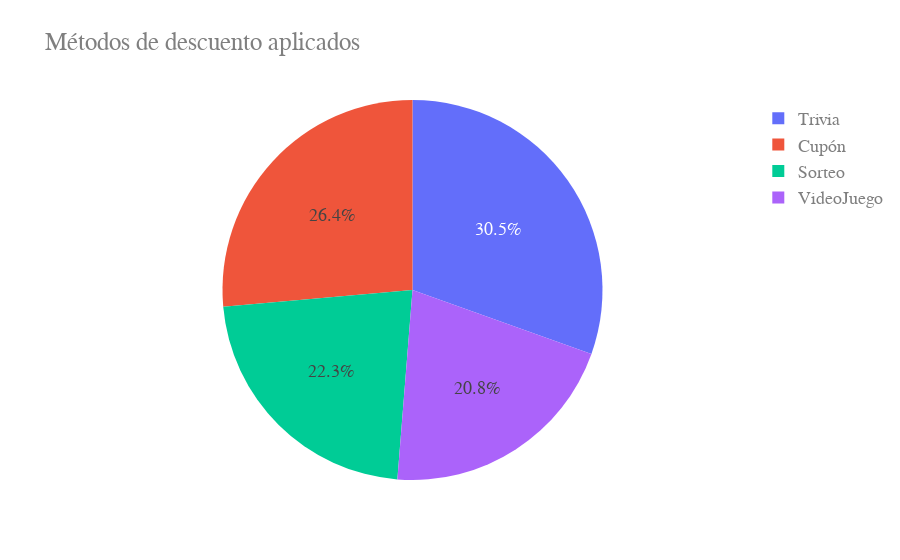
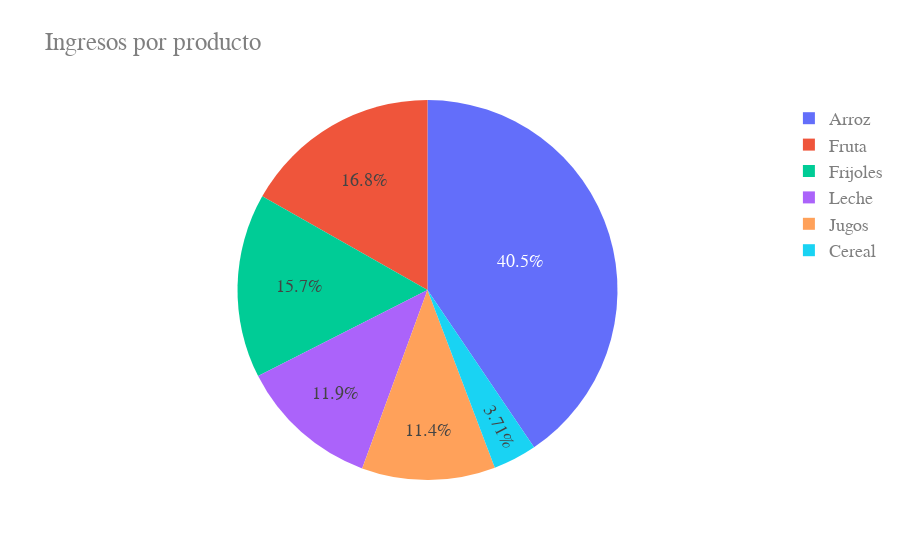
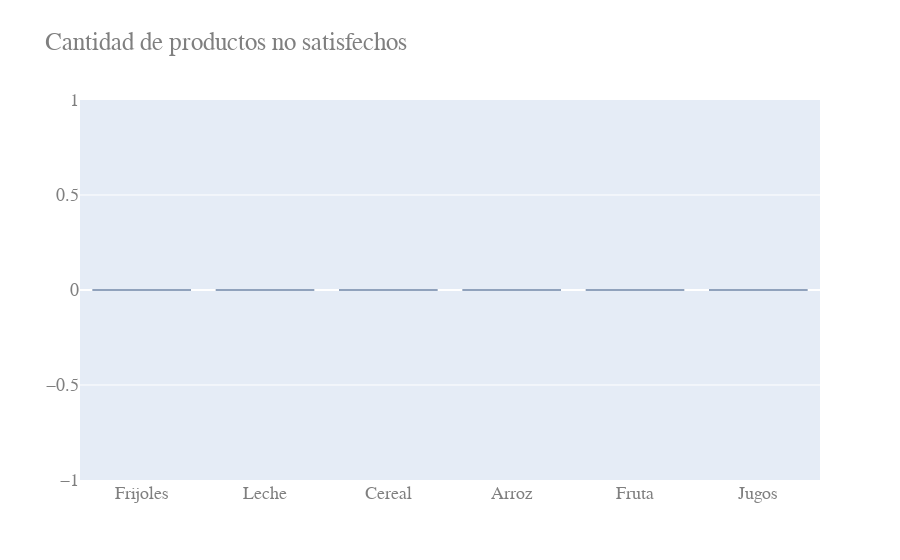
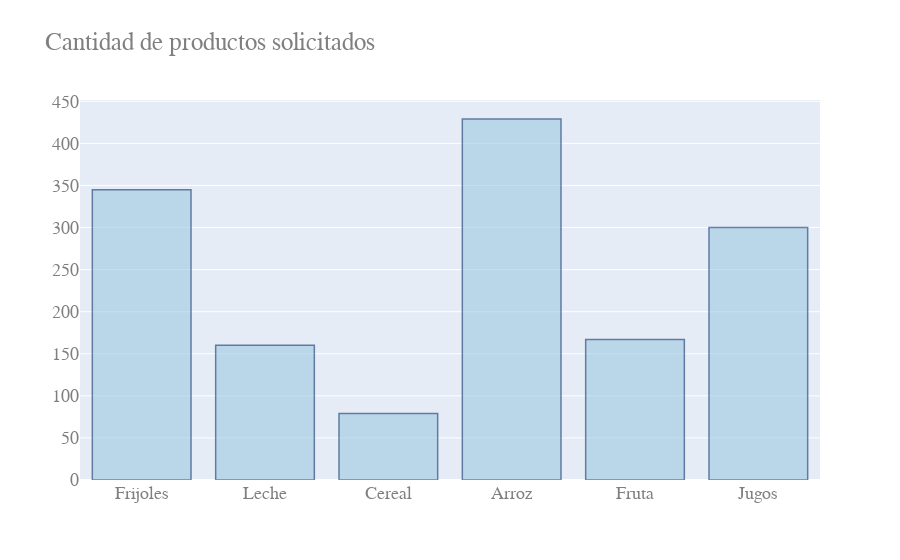

The code cell stored with these charts, in order, in its notebook:
### Markdown cell above
# Simulación para el 15 de Septiembre

Las cantidades y tasas las estimamos de forma subjetiva a priori.

### Code cell
# Parámetros globales 

# demanda_clientes establece el número de clientes que van a demandar un producto, más no la cantidad (esa se define posteriormente)
productos = pd.DataFrame(columns=['Id', 'Nombre', 'precio', 'peso', 'dimensiones', 'cantidad', 'demanda_clientes', 'productos_solicitados'])
nombres = ['Frijoles', 'Leche', 'Cereal', 'Arroz', 'Fruta', 'Jugos']

for i in range(len(nombres)):
    productos.loc[i] = [i, nombres[i], np.random.randint(10, 30), np.random.randint(5, 20), np.random.randint(1, 10), np.random.randint(2500, 5000), 0, 0]

# En promedio, 100 clientes están solicitando productos para un camión dado
tasa_clientes_compran = 150  
# Configuración de la tasa de descuentos 
# La tasa de descuentos está dada por forma_a / (forma_a + forma_b), de esta manera, 3 / (3+6) = 0.3 => 30% de los clientes que compran tienen un descuento
forma_a = 3 
forma_b = 6

# Arreglo que estima la cantidad promedio que se compra por producto 
cantidad_promedio = {'Frijoles': 6, 
                    'Leche': 3,
                    'Cereal': 2,
                    'Arroz': 6,
                    'Fruta': 4,
                    'Jugos': 5}

# Ahora configuramos la tasa de demanda para cada producto 
tasas = {
                    'Frijoles': 130,
                    'Leche': 125,
                    'Cereal': 70,
                    'Arroz': 135,
                    'Fruta': 68,
                    'Jugos': 110
}

# Configuramos las tasas de *NUEVOS* clientes que compran por producto
tasa_clientes_compran_nuevos = 2

tasas_nuevos_clientes = {
                    'Frijoles': 4,
                    'Leche': 1,
                    'Cereal': 1,
                    'Arroz': 5,
                    'Fruta': 1,
                    'Jugos': 3
}

i = 0
for producto in productos["Nombre"]:
    productos.loc[i, 'demanda_clientes'] = simularDemanda(tasas[producto])
    i += 1

#  Suponemos que el tiempo de llegada del camión es de 85 minutos
tiempo = 85 

# Esta variable representa el número de clientes que se pueden alcanzar (en una proximidad de los clientes que ya compraron) y convencerlos de comprar a través de publicidad y adds dirigidos
tasa_tota_nuevos_clientes = 60

# Establecemos un limite inferior del precio para cada producto (que es el precio del producto menos el 10%)
limite_inferior = {}
for producto, precio in zip(productos['Nombre'], productos['precio']):
    limite_inferior[producto] = precio - (precio * 0.1)

productos['limite_inferior'] = limite_inferior.values()

query = {
    "tasa_clientes_compran": tasa_clientes_compran,
    "forma_a": forma_a,
    "forma_b": forma_b,
    "cantidad_promedio": cantidad_promedio,
    "tasa_clientes_compran_nuevos": tasa_clientes_compran_nuevos,
    "tasas_nuevos_clientes": tasas_nuevos_clientes,
    "tiempo": tiempo,
    "tasa_tota_nuevos_clientes": tasa_tota_nuevos_clientes,
    "limites_inferiores": limite_inferior, 
    "productos": productos
}

# Para visualización de los datos 

# Vamos a construir un dataframe que contenga Nombre, cantidad_promedio, tasas_nuevos_cliente, demanda_clientes (de productos) 
productos['cantidad_promedio'] = cantidad_promedio.values()
productos['tasas_nuevos_clientes'] = tasas_nuevos_clientes.values()
productos['demanda_clientes'] = productos['demanda_clientes']
productos['limite_inferior'] = productos['limite_inferior']


display(productos)

# Simulación de Colmena 

# Creamos un objeto de tipo simulación
simulacion = Simulacion(query)
# Ejecutamos la simulación
simulacion.run(tiempo_bool = True, tiempo_cero = True)

### Figure 1 — Plotly figure (JSON) as saved in the notebook; plotly's stock layout.template omitted (floating-point values rounded to 4 significant figures)
{"data": [{"labels": ["Cupón", "VideoJuego", "Trivia", "Sorteo"], "type": "pie", "values": [52, 41, 60, 44]}], "layout": {"font": {"color": "#7f7f7f", "family": "Courier New, monospace", "size": 18}, "title": {"text": "Métodos de descuento aplicados"}}}

### Figure 2 — Plotly figure (JSON) as saved in the notebook; plotly's stock layout.template omitted (floating-point values rounded to 4 significant figures)
{"data": [{"labels": ["Frijoles", "Leche", "Cereal", "Arroz", "Fruta", "Jugos"], "type": "pie", "values": [4071.0, 3094.0, 962.9, 10510.0, 4355.0, 2945.0]}], "layout": {"font": {"color": "#7f7f7f", "family": "Courier New, monospace", "size": 18}, "title": {"text": "Ingresos por producto"}}}

### Figure 3 — Plotly figure (JSON) as saved in the notebook; plotly's stock layout.template omitted (floating-point values rounded to 4 significant figures)
{"data": [{"marker": {"color": "rgb(158,202,225)", "line": {"color": "rgb(8,48,107)", "width": 1.5}}, "opacity": 0.6, "type": "bar", "x": ["Frijoles", "Leche", "Cereal", "Arroz", "Fruta", "Jugos"], "y": [0, 0, 0, 0, 0, 0]}], "layout": {"font": {"color": "#7f7f7f", "family": "Courier New, monospace", "size": 18}, "title": {"text": "Cantidad de productos no satisfechos"}}}

### Figure 4 — Plotly figure (JSON) as saved in the notebook; plotly's stock layout.template omitted (floating-point values rounded to 4 significant figures)
{"data": [{"marker": {"color": "rgb(158,202,225)", "line": {"color": "rgb(8,48,107)", "width": 1.5}}, "opacity": 0.6, "type": "bar", "x": ["Frijoles", "Leche", "Cereal", "Arroz", "Fruta", "Jugos"], "y": [345, 160, 79, 429, 167, 300]}], "layout": {"font": {"color": "#7f7f7f", "family": "Courier New, monospace", "size": 18}, "title": {"text": "Cantidad de productos solicitados"}}}
